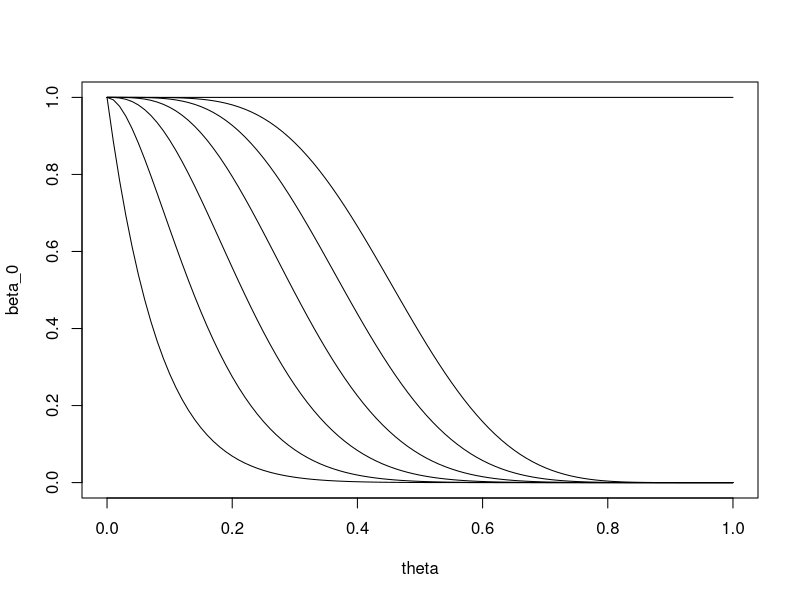
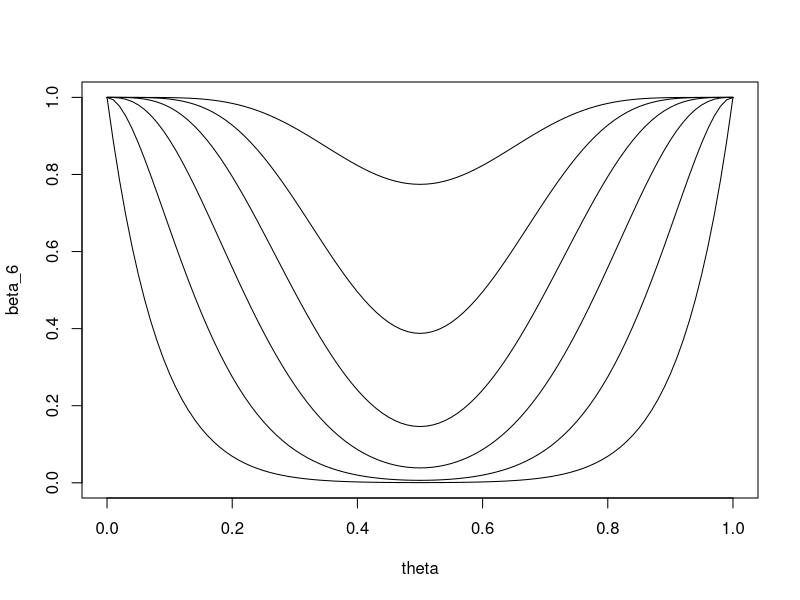
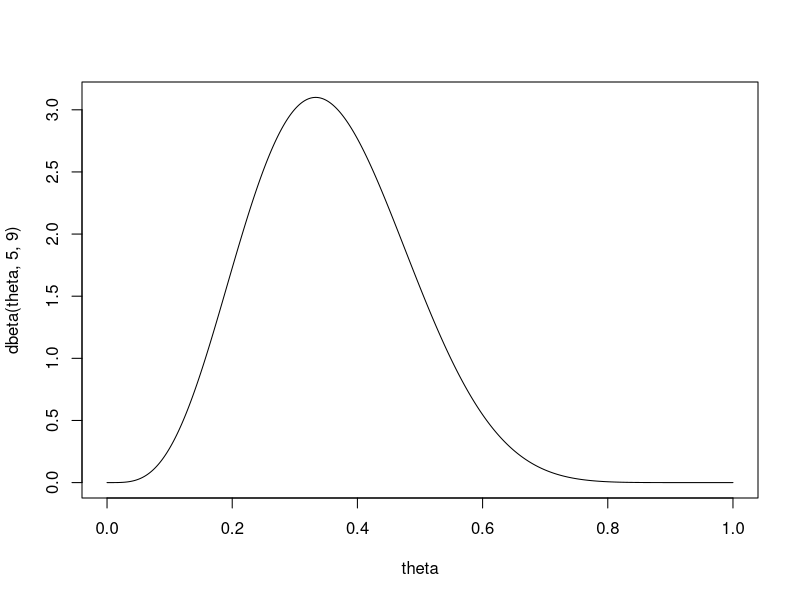

Generate these figures, in order, with R:
## ---- chunk 1
knitr::opts_chunk$set(echo = FALSE)
## ---- chunk 2
theta = seq(0, 1, by=0.01); n=12
beta_0 = pbinom(0, n, theta) # R = {r <= 0}
beta_1 = pbinom(1, n, theta) # R = {r <= 1}
beta_2 = pbinom(2, n, theta) # R = {r <= 2}
beta_3 = pbinom(3, n, theta)
beta_4 = pbinom(4, n, theta)
beta_5 = pbinom(5, n, theta)
beta_12 = pbinom(12, n, theta)
## ---- chunk 3
plot(theta, beta_0, type='l'); lines(theta, beta_1)
lines(theta, beta_2); lines(theta, beta_3)
lines(theta, beta_4); lines(theta, beta_5); lines(theta, beta_12)
## ---- chunk 4
theta = seq(0, 1, by=0.01); n=12
# R = {0,12}
beta_6 = pbinom(0, n, theta) + pbinom(0, n, 1-theta)
# R = {0,1,11,12}
beta_5 = pbinom(1, n, theta) + pbinom(1, n, 1-theta)
# Autres régions de rejet R
beta_4 = pbinom(2, n, theta) + pbinom(2, n, 1-theta) 
beta_3 = pbinom(3, n, theta) + pbinom(3, n, 1-theta)
beta_2 = pbinom(4, n, theta) + pbinom(4, n, 1-theta)
# R = {0,1,2,3,4,5,7,8,9,10,11,12}
beta_1 = pbinom(5, n, theta) + pbinom(5, n, 1-theta)
## ---- chunk 5
plot(theta, beta_6, type='l'); lines(theta, beta_5)
lines(theta, beta_4); lines(theta, beta_3)
lines(theta, beta_2); lines(theta, beta_1)
## ---- chunk 6
theta = seq(0, 1, length.out = 1000)
plot(theta, dbeta(theta, 5, 9), type = 'l')
